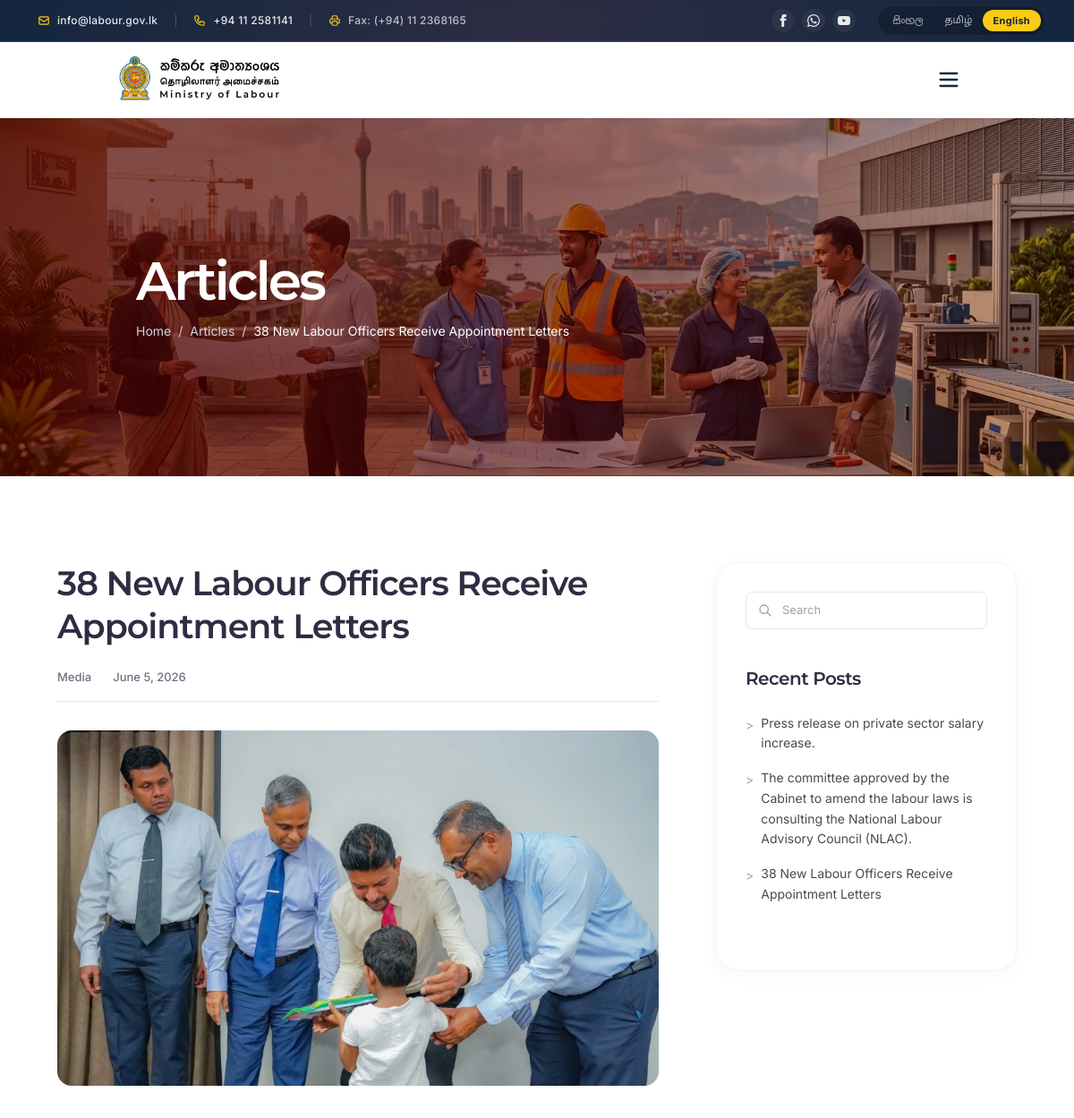
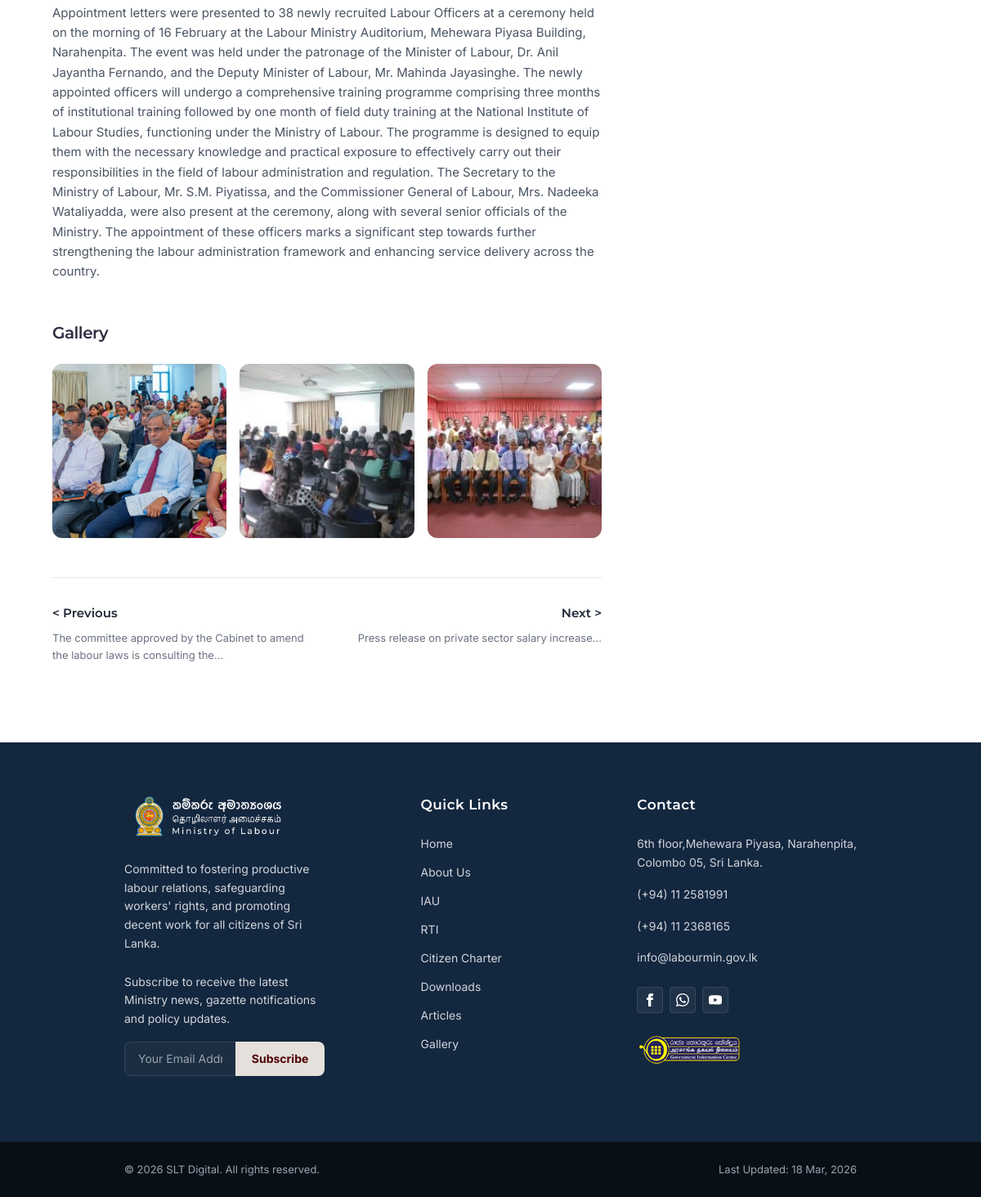
The app's page /article/1 with its own data (2 pictures, top to bottom).
### tables this page shows
CREATE TABLE `articles` (
  `id` int(11) NOT NULL AUTO_INCREMENT,
  `title` varchar(255) NOT NULL,
  `title_si` varchar(255) DEFAULT NULL,
  `title_ta` varchar(255) DEFAULT NULL,
  `category` varchar(50) NOT NULL,
  `publish_date` date DEFAULT NULL,
  `summary` text NOT NULL,
  `content` longtext NOT NULL,
  `content_si` longtext DEFAULT NULL,
  `content_ta` longtext DEFAULT NULL,
  `cover_image` varchar(255) DEFAULT NULL,
  `tags` varchar(255) DEFAULT NULL,
  `language` varchar(20) NOT NULL DEFAULT 'english',
  `visibility` enum('public','private','hidden') NOT NULL DEFAULT 'public',
  `is_featured` tinyint(1) NOT NULL DEFAULT 0,
  `is_special_notice` tinyint(1) NOT NULL DEFAULT 0,
  `status` enum('Draft','Published') NOT NULL DEFAULT 'Draft',
  `author_id` int(11) DEFAULT NULL,
  `created_at` timestamp NULL DEFAULT current_timestamp(),
  `updated_at` timestamp NULL DEFAULT current_timestamp() ON UPDATE current_timestamp(),
  PRIMARY KEY (`id`),
  KEY `author_id` (`author_id`),
  CONSTRAINT `articles_ibfk_1` FOREIGN KEY (`author_id`) REFERENCES `admins` (`id`) ON DELETE SET NULL
);

CREATE TABLE `article_images` (
  `id` int(11) NOT NULL AUTO_INCREMENT,
  `article_id` int(11) NOT NULL,
  `image_path` varchar(255) NOT NULL,
  `created_at` timestamp NULL DEFAULT current_timestamp(),
  PRIMARY KEY (`id`),
  KEY `article_id` (`article_id`),
  CONSTRAINT `article_images_ibfk_1` FOREIGN KEY (`article_id`) REFERENCES `articles` (`id`) ON DELETE CASCADE
);

### article.php (the view, shortened to what this page needs)
<?php
require_once 'admin/includes/db.php';
$id = isset($_GET['id']) ? (int)$_GET['id'] : 0;
$stmt = $pdo->prepare("SELECT n.*, a.name as author_name FROM articles n LEFT JOIN admins a ON n.author_id = a.id WHERE n.id = ? AND n.status = 'Published'");
$stmt->execute([$id]);
$article = $stmt->fetch();
$imgStmt = $pdo->prepare("SELECT * FROM article_images WHERE article_id = ?");
$imgStmt->execute([$id]);
$additionalImages = $imgStmt->fetchAll();
$recentPostsRaw = $pdo->query("SELECT * FROM articles WHERE status = 'Published' ORDER BY created_at DESC LIMIT 10")->fetchAll();
$recentPosts = [];
foreach ($recentPostsRaw as $post) {
    $recentPosts[] = $post;
}
include 'includes/header.php';
include 'includes/sub-hero.php';
?>
<section class="py-16 md:py-24 px-4 md:px-16 bg-white">
    <div class="container mx-auto max-w-[1400px]">
        <div class="flex flex-col lg:flex-row gap-8 lg:gap-16">
            <div class="w-full lg:w-2/3">
                <h2 class="text-3xl md:text-[38px] font-semibold font-montserrat text-[#2D2D43] mb-6 leading-tight notranslate">
                    <?= htmlspecialchars($article['title']) ?>
                </h2>
                <div class="flex items-center gap-6 text-[13px] font-inter text-gray-500 font-medium mb-8 pb-4 border-b border-gray-200">
                    <span><?= htmlspecialchars($article['category']) ?></span>
                    <span><?= date('F j, Y', strtotime($article['created_at'])) ?></span>
                </div>
                <?php if (!empty($article['cover_image']) && file_exists('admin/' . $article['cover_image'])): ?>
                <div class="mb-10 rounded-2xl overflow-hidden shadow-sm cursor-pointer group">
                    <a data-fslightbox="gallery" href="admin/<?= htmlspecialchars($article['cover_image']) ?>" class="block w-full h-full">
                        <img loading="lazy" src="admin/<?= htmlspecialchars($article['cover_image']) ?>" alt="<?= htmlspecialchars($article['title']) ?>" class="w-full h-auto object-cover max-h-[500px] hover:scale-105 transition-transform duration-500">
                    </a>
                </div>
                <?php endif; ?>
                <div class="prose max-w-none text-gray-600 font-inter text-[15px] leading-relaxed mb-12 space-y-6 notranslate">
                    <?= $article['content']  ?>
                </div>
                <?php if (!empty($additionalImages)): ?>
                <div class="mb-12">
                    <h3 class="text-xl font-semibold font-montserrat text-[#2D2D43] mb-6">Gallery</h3>
                    <div class="grid grid-cols-2 md:grid-cols-3 gap-3 md:gap-4">
                        <?php foreach($additionalImages as $img): ?>
                            <a data-fslightbox="gallery" href="admin/<?= htmlspecialchars($img['image_path']) ?>" class="block rounded-xl overflow-hidden shadow-sm aspect-square bg-gray-100 cursor-pointer group relative active:scale-95 transition-transform duration-200">
                                <img loading="lazy" src="admin/<?= htmlspecialchars($img['image_path']) ?>" class="w-full h-full object-cover md:group-hover:scale-110 transition-transform duration-500">
                            </a>
                        <?php endforeach; ?>
                    </div>
                </div>
                <?php endif; ?>
                <div class="flex flex-col md:flex-row justify-between border-t border-gray-200 pt-8 gap-8">
                    <a href="#" class="group max-w-xs">
                        <div class="text-[15px] font-montserrat text-gray-800 font-semibold mb-2 group-hover:text-secondary transition-colors">&lt; Previous</div>
                        <p class="text-[13px] text-gray-500 font-inter line-clamp-2 leading-relaxed">The committee approved by the Cabinet to amend the labour laws is consulting the...</p>
                    </a>
                    <a href="#" class="group max-w-xs text-left md:text-right">
                        <div class="text-[15px] font-montserrat text-gray-800 font-semibold mb-2 group-hover:text-secondary transition-colors">Next &gt;</div>
                        <p class="text-[13px] text-gray-500 font-inter line-clamp-2 leading-relaxed">Press release on private sector salary increase...</p>
                    </a>
                </div>
            </div>
            <div class="w-full lg:w-1/3">
                <div class="border border-gray-100 rounded-3xl p-8 sticky top-32 bg-white shadow-[0_4px_20px_rgb(0,0,0,0.04)]">
                    <div class="mb-10">
                        <div class="relative">
                            <div class="absolute inset-y-0 left-0 pl-3.5 flex items-center pointer-events-none">
                            </div>
                            <input type="text" class="block w-full pl-10 pr-4 py-2.5 border border-gray-200 rounded-lg text-[13px] placeholder-gray-400 focus:outline-none focus:border-secondary focus:ring-1 focus:ring-secondary transition-colors font-inter" placeholder="Search">
                        </div>
                    </div>
                    <div class="mb-10">
                        <h3 class="text-[20px] font-semibold font-montserrat text-[#2D2D43] mb-6">Recent Posts</h3>
                        <ul class="space-y-4">
                            <?php foreach ($recentPosts as $post): ?>
                            <li>
                                <a href="article/<?= $post['id'] ?>" class="flex text-[14px] text-[#4A4A4A] font-inter hover:text-secondary transition-colors leading-relaxed group">
                                    <span class="mr-2 text-gray-400 group-hover:text-secondary transition-colors mt-0.5">&gt;</span>
                                    <span class="notranslate"><?= htmlspecialchars($post['title']) ?></span>
                                </a>
                            </li>
                            <?php endforeach; ?>
                        </ul>
                    </div>
                </div>
            </div>
        </div>
    </div>
</section>
<?php include 'includes/footer.php'; ?>

### includes/header.php (style rules this page uses)
body { top: 0px !important; position: relative !important; }

### records on screen
articles: title "38 New Labour Officers Receive Appointment Letters", category "Media", created_at "June 5, 2026", cover_image (picture), content "Appointment letters were presented to 38 newly recruited Labour Officers at a ceremony held on the morning of 16 February at the Labour Ministry Auditorium, Mehewara Piyasa Building, Narahenpita. The event was held under the patronage of the Minister of Labour, Dr. Anil Jayantha Fernando, and the Deputy Minister of Labour, Mr. Mahinda Jayasinghe. The newly appointed officers will undergo a comprehensive training programme comprising three months of institutional training followed by one month of field duty training at the National Institute of Labour Studies, functioning under the Ministry of Labour. The programme is designed to equip them with the necessary knowledge and practical exposure…"
article_images: image_path (picture)
article_images: image_path (picture)
article_images: image_path (picture)
articles: title "Press release on private sector salary increase."
articles: title "The committee approved by the Cabinet to amend the labour laws is consulting the National Labour Advisory Council (NLAC)."

### other values on screen
$page_title "Articles"
$crumb['label'] "Articles"
$crumb['label'] "38 New Labour Officers Receive Appointment Letters"
